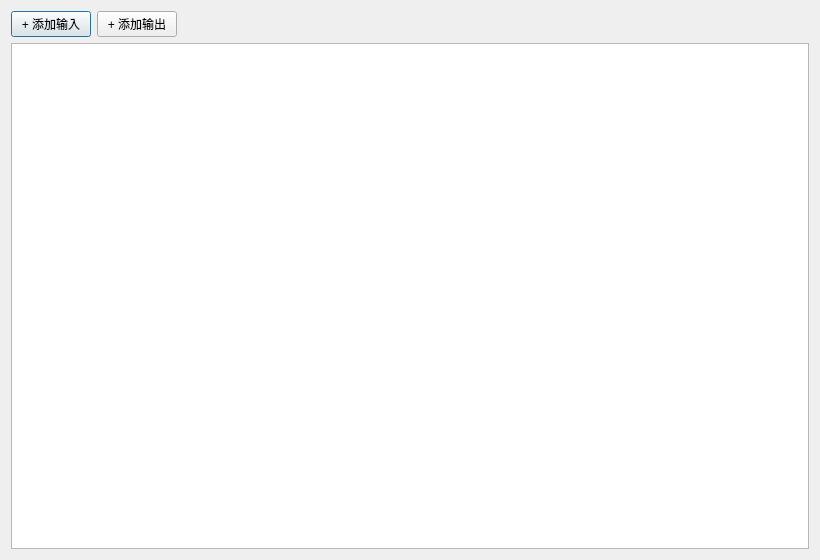
<?xml version="1.0" encoding="UTF-8"?>
<ui version="4.0">
 <class>Dialog_Setting_Digital</class>
 <widget class="QDialog" name="Dialog_Setting_Digital">
  <property name="geometry">
   <rect>
    <x>0</x>
    <y>0</y>
    <width>820</width>
    <height>560</height>
   </rect>
  </property>
  <property name="windowTitle">
   <string>Digital IO Setting</string>
  </property>
  <layout class="QVBoxLayout" name="verticalLayout">
   <item>
    <layout class="QHBoxLayout" name="toolbarLayout">
     <item>
      <widget class="QPushButton" name="btnAddIN">
       <property name="text">
        <string>+ 添加输入</string>
       </property>
      </widget>
     </item>
     <item>
      <widget class="QPushButton" name="btnAddOUT">
       <property name="text">
        <string>+ 添加输出</string>
       </property>
      </widget>
     </item>
     <item>
      <spacer name="hSpacer">
       <property name="orientation">
        <enum>Qt::Horizontal</enum>
       </property>
       <property name="sizeHint" stdset="0">
        <size>
         <width>40</width>
         <height>20</height>
        </size>
       </property>
      </spacer>
     </item>
    </layout>
   </item>
   <item>
    <widget class="QTableWidget" name="tableIO">
     <property name="alternatingRowColors">
      <bool>true</bool>
     </property>
     <property name="selectionBehavior">
      <enum>QAbstractItemView::SelectRows</enum>
     </property>
     <property name="editTriggers">
      <set>QAbstractItemView::DoubleClicked|QAbstractItemView::EditKeyPressed</set>
     </property>
    </widget>
   </item>
  </layout>
 </widget>
 <resources/>
 <connections/>
</ui>
